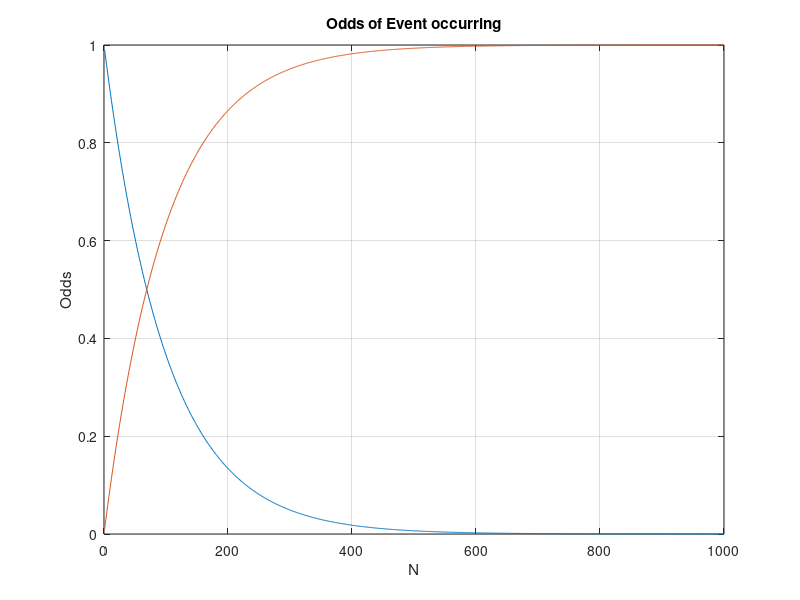

Write the MATLAB code that produced this figure.
% Here's a simple getting started octave script
% What is the probability of an outcome after N trials?

% NOTE: When the Figure pop-up appears the chart is not displayed. I
% have to grab the corner of the chart to grow the chart and the chart
% appears.


% Do these three commands at the start of every script

% Clear the symbol table
clear;

% Close the current figure
close;

% Clear the console window
clc;

% ---------------------------------

% What are the odds of something occurring?
odds_of_occurring = 0.01;

odds_of_not_occurring = 1.0 - odds_of_occurring;

% Odds of not occurring in 1000 trials
n=1000;
seq_not_occurring(1) = odds_of_not_occurring;
for i=2:n
  seq_not_occurring(i) = seq_not_occurring(i-1) * odds_of_not_occurring;
end

% invert to get odds of occurring
seq_occurring = 1.0 - seq_not_occurring;

% Here's another way to compute the above
seq = 1 - odds_of_not_occurring.^[1:n];

% Display array to text console
% disp(seq_occurring)

% Create Graph
figure
plot(seq_not_occurring)

% Hold on... Don't diplay plot yet because more plots to come
hold on
plot(seq)

% Hold off... No we can display the plot
hold off

% Add a title, lables and grids
title("Odds of Event occurring")
xlabel("N")
ylabel("Odds")
grid on

